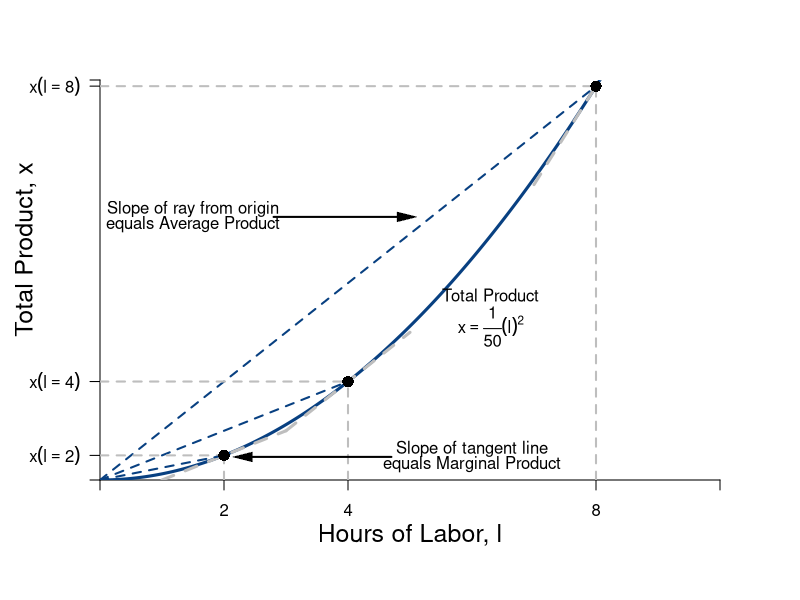

Write R code to recreate this figure.
require(shape)
pdf(file = "specprodexch/production_irs.pdf", width = 9, height = 7)

#Set parameters for graphics
axislabelsize <- 1.5
graphlinewidth <- 3
segmentlinewidth <- 2

COL <- c("#7fc97f", "#beaed4", "#fdc086", "#ffff99", "#386cb0", "#f0027f", "#bf5b17", "#666666")
COLA <- c("#99d8c9","#66c2a4","#41ae76", "#238b45", "#005824")
COLB <- c("#4eb3d3", "#2b8cbe", "#0868ac","#084081")

#Edited the margins to cater for the larger LHS labels
par(mar =  c(6, 5, 4, 4))


prodFn <- function(l, alpha = 2, k = 0.02) {
  k*l^alpha
}

MprodFn <- function(l, alpha = 2, k = 0.02) {
  k*alpha*l^(alpha - 1)
}

AprodFn <- function(l, alpha = 2, k = 0.02) {
  k*l^(alpha - 1)
}

Mpline <- function(l, constant = 0.3181472, slope = 0.125){
  constant + slope*l
}

xlims <- c(0, 10)
ylims <- c(0, 1.3)

npts <- 501 
x <- seq(xlims[1], xlims[2], length.out = npts)
y <- seq(ylims[1], ylims[2], length.out = npts) 
a <- c(13, 15, 17)

plot(0, 0, xlim = xlims, ylim = ylims, type = "n",
     xlab = expression(paste("")),
     ylab = expression(paste("")), 
     xaxt = "n", 
     yaxt = "n", 
     cex.lab = axislabelsize, 
     bty = "n",
     xaxs="i", 
     yaxs="i")

# ticksy <- seq(from = 0, to = ylims[2], by = 0.25)
# ylabels <- seq(from = 0, to = ylims[2], by = 0.25)
# ticksx <- seq(from = 0, to = xlims[2], by = 1)
# xlabels <- seq(from = 0, to = xlims[2], by = 1)
ticksy <- c(0, prodFn(l = 2, k = 0.02, alpha = 2), prodFn(l = 4, k = 0.02, alpha = 2), prodFn(l = 8, k = 0.02, alpha = 2), ylims[2])
ylabels <- c(NA, expression(paste(x(l == 2))), expression(paste(x(l==4))), expression(paste(x(l==8))), NA)
ticksx <- c(0, 2, 4, 8, xlims[2])
xlabels <- c(NA, 2, 4, 8, NA)

axis(1, at = ticksx, pos = 0, labels = xlabels)
axis(2, at = ticksy, pos = 0, labels = ylabels, las = 1)

npts <- 500 
xx1 <- seq(xlims[1], xlims[2], length.out = npts)

xx3 <- seq(1, 3, length.out = npts)
xx4 <- seq(3, 5, length.out = npts)
xx5 <- seq(7, 9, length.out = npts)

lines(xx1, prodFn(xx1, alpha = 2, k = 0.02), col = COLB[4], lwd = graphlinewidth)
#lines(xx1, MprodFn(xx1, alpha = 2, k = 0.02), col = COLA[1], lwd = graphlinewidth)
#lines(xx1, AprodFn(xx1, alpha = 2, k = 0.02), col = COLA[2], lwd = graphlinewidth)
lines(xx3, Mpline(xx3, constant = prodFn(l = 2, k = 0.02, alpha = 2) - 2*MprodFn(l = 2, k = 0.02, alpha = 2), slope = MprodFn(l = 2, k = 0.02, alpha = 2)), col = "gray", lty = 2, lwd = graphlinewidth)
lines(xx4, Mpline(xx4, constant = prodFn(l = 4, k = 0.02, alpha = 2) - 4*MprodFn(l = 4, k = 0.02, alpha = 2), slope = MprodFn(l = 4, k = 0.02)), col = "gray", lty = 2, lwd = graphlinewidth)
lines(xx5, Mpline(xx5, constant = prodFn(l = 8, k = 0.02, alpha = 2) - 8*MprodFn(l = 8, k = 0.02, alpha = 2), slope = MprodFn(l = 8, k = 0.02)), col = "gray", lty = 2, lwd = graphlinewidth)

#Axis Labels
mtext(expression(paste("Hours of Labor, ", l)), side = 1, line = 2.5, cex = axislabelsize)
text(-1.2, 0.75, expression(paste("Total Product, ", x)), xpd = TRUE, cex = axislabelsize, srt = 90) 

#Points and segments for l = 8
segments(0, prodFn(l = 8, k = 0.02, alpha = 2), 8, prodFn(l = 8, k = 0.02, alpha = 2), lty = 2, col = "gray" , lwd = segmentlinewidth)
segments(8, 0, 8, prodFn(l = 8, k = 0.02, alpha = 2), lty = 2, col = "gray" , lwd = segmentlinewidth)
segments(0, 0, 8, prodFn(l = 8, k = 0.02, alpha = 2), lty = 2, col = COLB[4] , lwd = segmentlinewidth)
points(8, prodFn(l = 8, k = 0.02), pch = 16, col = "black", cex = 1.5)

#Points and segments for l = 4
segments(0, prodFn(l = 4, k = 0.02, alpha = 2), 4, prodFn(l = 4, k = 0.02, alpha = 2), lty = 2, col = "gray" , lwd = segmentlinewidth)
segments(4, 0, 4, prodFn(l = 4, k = 0.02, alpha = 2), lty = 2, col = "gray" , lwd = segmentlinewidth)
segments(0, 0, 4, prodFn(l = 4, k = 0.02, alpha = 2), lty = 2, col = COLB[4] , lwd = segmentlinewidth)
points(4, prodFn(l = 4, k = 0.02), pch = 16, col = "black", cex = 1.5)

#Points and segments for l = 2
segments(0, prodFn(l = 2, k = 0.02, alpha = 2), 2, prodFn(l = 2, k = 0.02, alpha = 2), lty = 2, col = "gray" , lwd = segmentlinewidth)
segments(2, 0, 2, prodFn(l = 2, k = 0.02, alpha = 2), lty = 2, col = "gray" , lwd = segmentlinewidth)
segments(0, 0, 2, prodFn(l = 2, k = 0.02, alpha = 2), lty = 2, col = COLB[4] , lwd = segmentlinewidth)
points(2, prodFn(l = 2, k = 0.02, alpha = 2), pch = 16, col = "black", cex = 1.5)


#Label the iso-welfare functions for the HG, Aisha
text(6.3, 0.6, expression(paste("Total Product")))
text(6.3, 0.5, expression(x == frac(1,50)*(l)^2))


#Marginal Product
text(6, 0.1, expression(paste("Slope of tangent line")))
text(6, 0.05, expression(paste("equals Marginal Product")))
Arrows(4.7, 0.075, 2.3, 0.075, col = "black", lty = 1, lwd = 2, arr.type = "triangle", arr.lwd = 0.5)
#Arrows(8, 0.13, 8, 0.67, col = "black", lty = 1, lwd = 2, arr.type = "triangle", arr.lwd = 0.5)

#Average Product
text(1.5, prodFn(l = 7, k = 0.02, alpha = 2) - 0.1, expression(paste("Slope of ray from origin")))
text(1.5, prodFn(l = 7, k = 0.02, alpha = 2) - 0.15, expression(paste("equals Average Product")))
#Arrows(1.5, prodFn(l = 6, k = 0.02, alpha = 2) - 0.175, 1.5, prodFn(l = 2, k = 0.02, alpha = 2) + 0.01 , col = "black", lty = 1, lwd = 2, arr.type = "triangle", arr.lwd = 0.5)
Arrows(2.8, prodFn(l = 7, k = 0.02, alpha = 2) - 0.125, 4.95, prodFn(l = 7, k = 0.02, alpha = 2) - 0.125, col = "black", lty = 1, lwd = 2, arr.type = "triangle", arr.lwd = 0.5)



dev.off()
